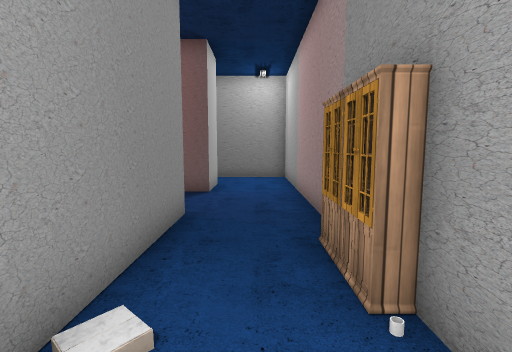
View 1 (above)

18 first-person views from a walk through a scene from a Unity 3-D project. The camera is 1.5 m above the floor, tilts 6° down and sees 85° across. Doors are open. The floor is counted in squares, 1 m on a side. Each view is taken from the middle of a square. On the plan, view 1 faces up. The plan holds only what a view shows up to about 14 squares ahead; the rest is blank. The place goes on beyond the plan. The player character is not drawn. Some animated figures are not drawn. Some surface patterns are stand-ins.

View 2
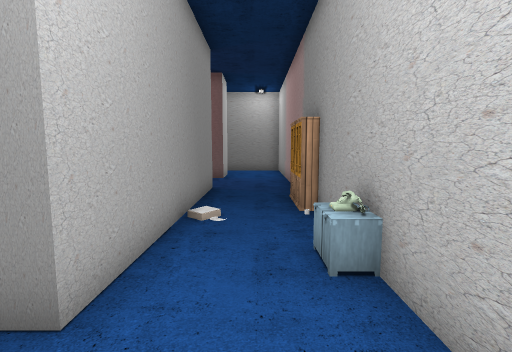

View 3
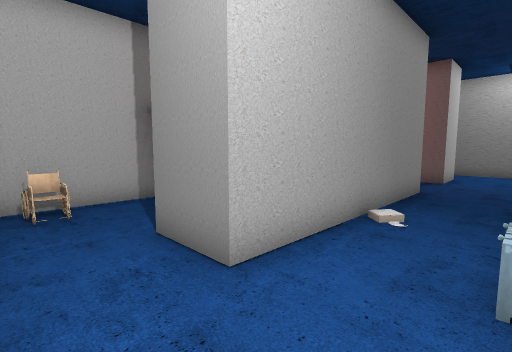

View 4
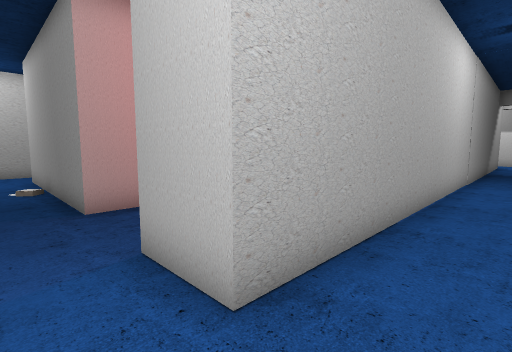

View 5
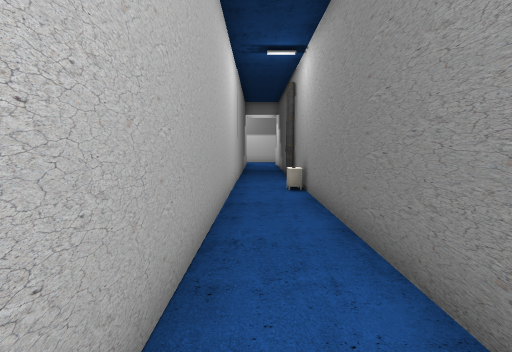

View 6
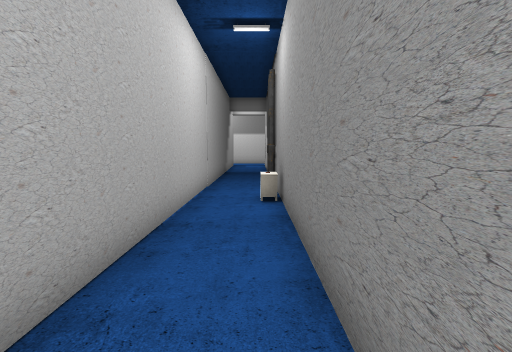

View 7
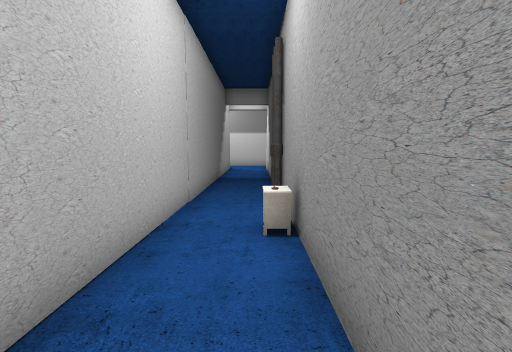

View 8
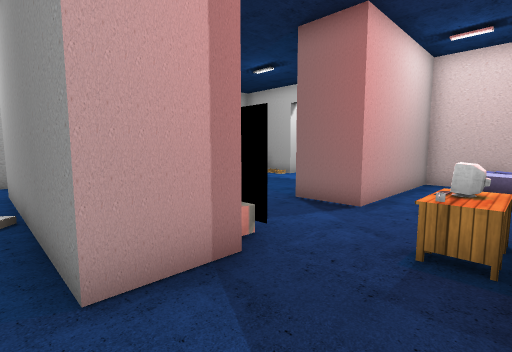

View 9
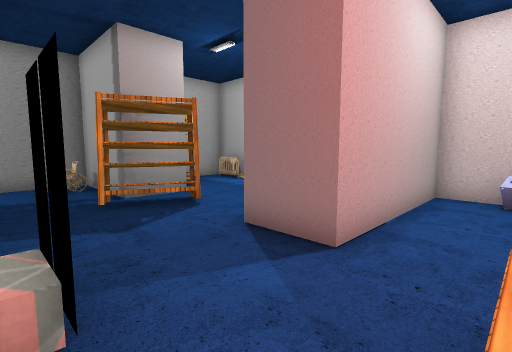

View 10
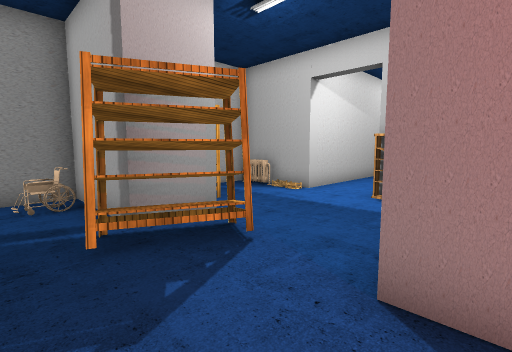

View 11
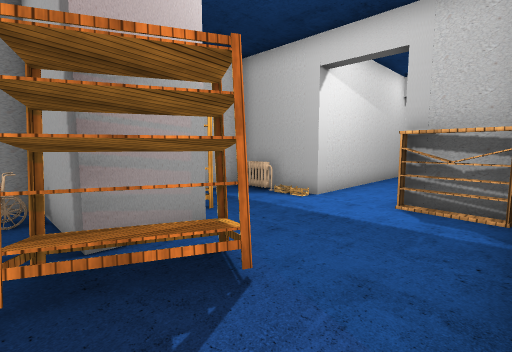

View 12
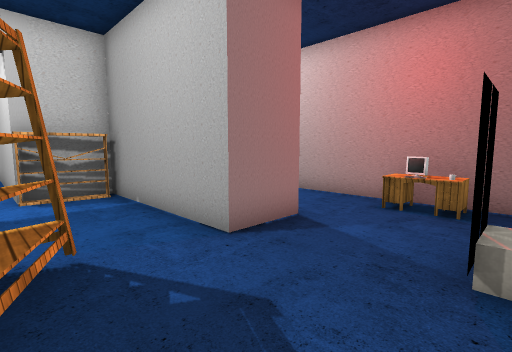

View 13
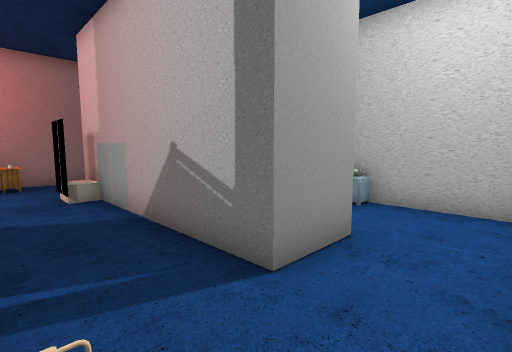

View 14
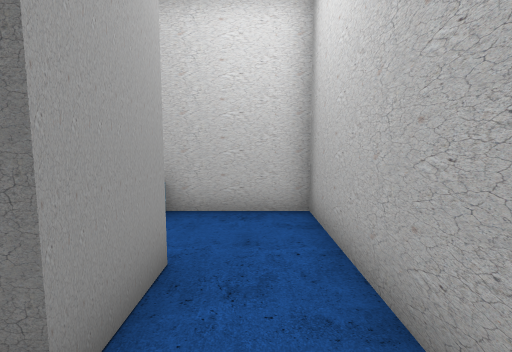

View 15
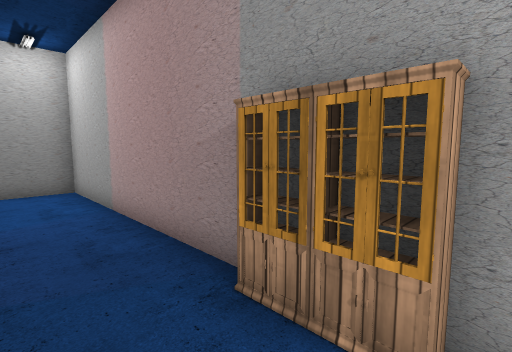

View 16
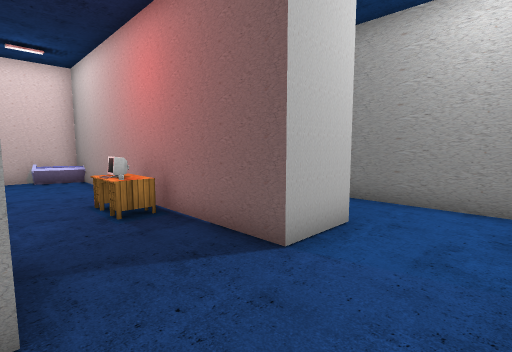

View 17
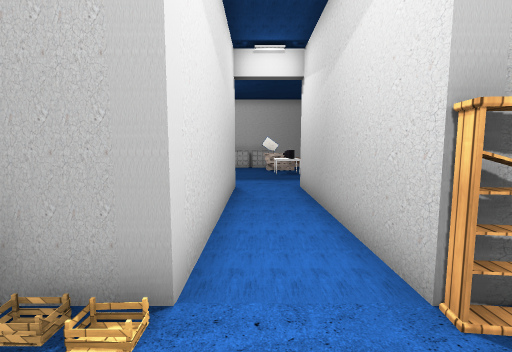

View 18
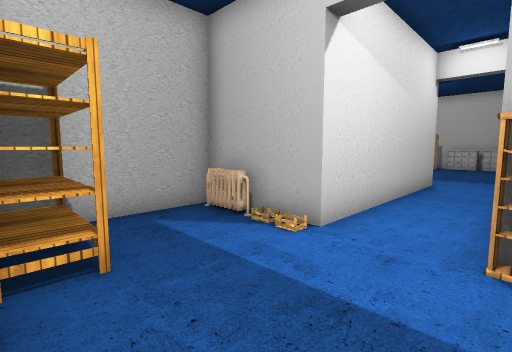

### Floor plan
Points are (right, up) in squares from view 1. A wall is a line through its corners. A room is listed if a view was taken in it or the views show most of it. See-through windows are left out.
Room 1 (views 1, 2, 3, 4, 5, 6, 7, 8, 15, 16)
walls: (-1.6, 6.1) (-1.6, -1.9); (-19.9, 11.2) (-1.6, 11.2) (-1.6, 9.2); (-1.6, -4.2) (1.4, -4.2) (1.4, 13.7) (-13.4, 13.7)
ways out: opening at (-2.5, -3.5) to room 2; opening at (-1.5, 7.5) to room 2
objects: pipe (-15, 14); pipe (-14, 14); other object (-11, 13); phone (1, -1) to (1, 0); cupboard (1, 3) to (1, 4)
Room 2 (views 9, 10, 11, 12, 13, 14, 17, 18)
walls: (-9, -0.3) (-7.4, -0.3); (-7, -0.4) (-7, -4.2) (-1.6, -4.2); (-1.6, -1.9) (-3.6, -1.9) (-3.6, 6.1) (-1.6, 6.1); (-1.6, 9.2) (-13.5, 9.2) (-13.5, 6.1) (-7.7, 6.1) (-7.7, 4) (-13.5, 4) (-13.5, 1.7) (-21.5, 1.7); (-21.5, -0.8) (-13.5, -0.8) (-13.5, -4.2) (-9.1, -4.2)
ways out: opening at (-2.5, -3.5) to room 1; opening at (-1.5, 7.5) to room 1
objects: heater (-13, -3); cupboard (-13, 2) to (-13, 3); sofa (-13, 8); shelf (-10, -3) to (-9, -2); shelf (-8, 0) to (-6, 2); other object (-6, -3); monitor (-6, 8); other object (-5, 8); other object (-4, 5)

Where each view was taken, in squares from view 1:
view 1: 0 up, 0 right, facing up
view 2: 4 down, 0 right, facing up
view 3: 4 down, 1 right, facing up-left
view 4: 13 up, 0 right, facing down-left
view 5: 12 up, 1 left, facing left
view 6: 13 up, 3 left, facing left
view 7: 13 up, 6 left, facing left
view 8: 9 up, 1 left, facing down-left
view 9: 8 up, 4 left, facing down-left
view 10: 5 up, 5 left, facing down-left
view 11: 4 up, 6 left, facing down-left
view 12: 1 up, 4 left, facing up-left
view 13: 4 down, 6 left, facing up-right
view 14: 3 down, 5 left, facing right
view 15: 2 up, 1 left, facing up-right
view 16: 6 up, 1 right, facing up-left
view 17: 0 up, 11 left, facing left
view 18: 2 up, 9 left, facing down-left
